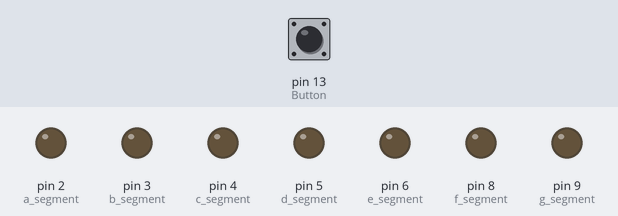
A sketch run on a simulated Arduino Uno, built with avr-gcc and run on an emulated ATmega328P. Shown: output pins drawn as LEDs (lit = HIGH). The test bench sets the inputs (shaded band); at power-on: pin 13 (Button) LOW. Random numbers use the default seed unless the sketch sets one.

Above: at 1.2 s.
1.3 s: pin 13 (Button) pulled HIGH for 0.15 s
At 2.4 s:
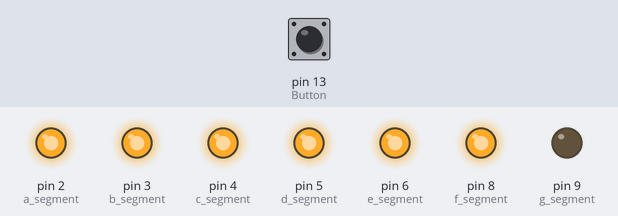
2.9 s: pin 13 (Button) pulled HIGH for 1 s
At 3.6 s:
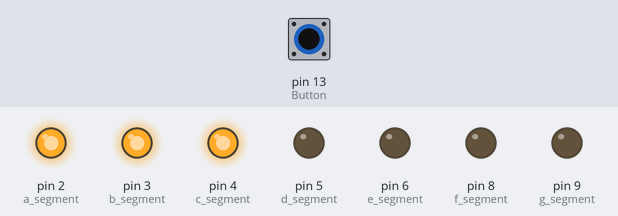
5.4 s: pin 13 (Button) pulled HIGH for 0.15 s
At 6.6 s:
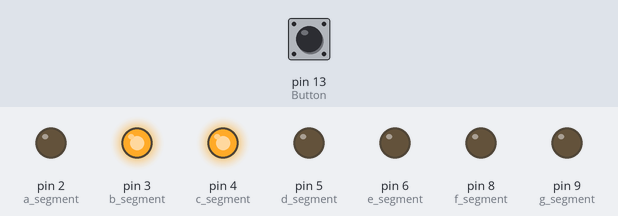
7.0 s: pin 13 (Button) pulled HIGH for 3.2 s
At 7.9 s:
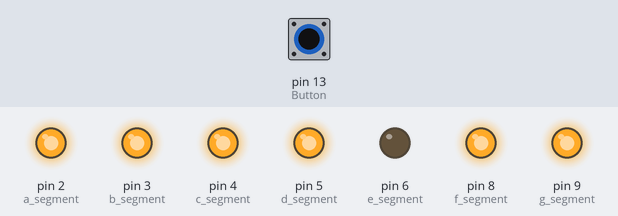
11.7 s: pin 13 (Button) pulled HIGH for 0.15 s
At 12.7 s:
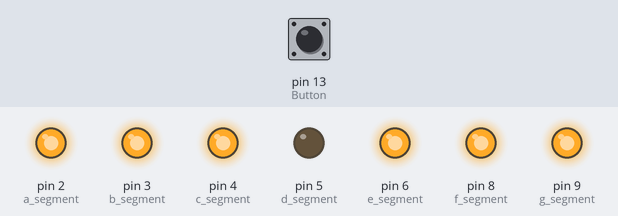
13.3 s: pin 13 (Button) pulled HIGH for 1 s
At 13.9 s:
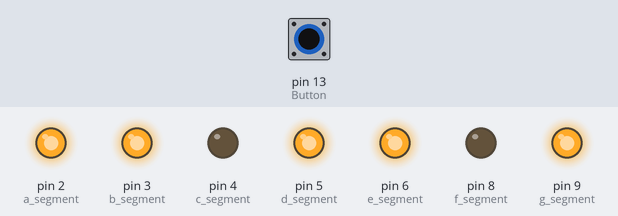
Timing chart, 0 to 16.3 s (numbered marks = the images above; inputs shaded):
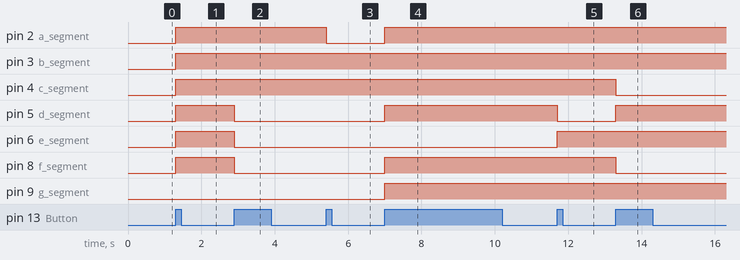

Measured:
- after the input at 1.3 s, pin 2 (a_segment), pin 3 (b_segment), pin 4 (c_segment), pin 5 (d_segment), pin 6 (e_segment), pin 8 (f_segment): LOW → HIGH at once
- after the input at 2.9 s, pin 5 (d_segment), pin 6 (e_segment), pin 8 (f_segment): HIGH → LOW at once
- after the input at 5.4 s, pin 2 (a_segment): HIGH → LOW at once
- after the input at 7.0 s, pin 2 (a_segment), pin 5 (d_segment), pin 8 (f_segment), pin 9 (g_segment): LOW → HIGH at once
- after the input at 11.7 s, pin 5 (d_segment): HIGH → LOW at once; pin 6 (e_segment): LOW → HIGH at once
- after the input at 13.3 s, pin 4 (c_segment), pin 8 (f_segment): HIGH → LOW at once; pin 5 (d_segment): LOW → HIGH at once

The sketch:

IHSAN_LAB2_EXP2_Code.ino
```cpp
int pushbutton = 0; //button control
int hexanumber=0;
void setup()
{
  pinMode(13, INPUT); //Button
  pinMode(2, OUTPUT); //a segment
  pinMode(3, OUTPUT); //b segment
  pinMode(4, OUTPUT); //c segment
  pinMode(5, OUTPUT); //d segment
  pinMode(6, OUTPUT); //e segment
  pinMode(8, OUTPUT); //f segment
  pinMode(9, OUTPUT); //g segment
}
void loop()
{
  //Second Experiment
    pushbutton = digitalRead(13);
  if (pushbutton == HIGH)
  {
    hexanumber=hexanumber%16; //The mode is taken sixteen.The remaining value is transferred to the function.
    segment_display(hexanumber);
    hexanumber=random(16);     //Random numbers are assigned to the variable and transferred to the function in a mode-taken manner.
  }
  while(pushbutton == HIGH){ //When the button is pressed, the control is performed to show the processes that progress one by one.
    pushbutton = digitalRead(13);
  }
  delay(50);
}
void segment_display(int hexa_numb){
//Looking at all if structures, it is based on which segments will burn or not burn in which case as common properties in 7segmentdisplay representations of hexadecimal numbers.
//The common feature here is to check the numbers in which segment, respectively, cannot be represented by this segment.

//when the first "if" is examined, segment A is opened because Position A is closed during the hexadecimal 7segmentdisplay representation of the numbers 1,4,11 and 13.
  if(hexa_numb!=1 && hexa_numb != 4 && hexa_numb != 11 && hexa_numb != 13)
  {
    digitalWrite(2, HIGH); //a segment high
  }
  else
  {
    digitalWrite(2, LOW);
  }
  if(hexa_numb!=5 && hexa_numb != 6 && hexa_numb != 11 && hexa_numb != 12 && hexa_numb != 14 && hexa_numb != 15)
  {
    digitalWrite(3, HIGH); //b segment high
  }
  else
  {
    digitalWrite(3, LOW);
  }
  if(hexa_numb != 2 && hexa_numb != 12 && hexa_numb != 14 && hexa_numb != 15)
  {
    digitalWrite(4, HIGH); //c segment high
  }
  else
  {
    digitalWrite(4, LOW);
  }
  if(hexa_numb != 1 && hexa_numb != 4 && hexa_numb != 7 && hexa_numb != 10 && hexa_numb != 15)
  {
    digitalWrite(5, HIGH); //d segment high
  }
  else
  {
    digitalWrite(5, LOW);
  }
  if(hexa_numb != 1 && hexa_numb != 3 && hexa_numb != 4 && hexa_numb != 5 && hexa_numb != 7 && hexa_numb != 9)
  {
    digitalWrite(6, HIGH); //e segment high
  }
  else
  {
    digitalWrite(6, LOW);
  }
  if(hexa_numb != 1 && hexa_numb != 2 && hexa_numb != 3 && hexa_numb != 7 && hexa_numb != 13)
  {
    digitalWrite(8, HIGH); //f segment high
  }
  else
  {
    digitalWrite(8, LOW);
  }
  if(hexa_numb != 0 && hexa_numb != 1 && hexa_numb != 7 && hexa_numb != 12)
  {
    digitalWrite(9, HIGH); //g segment high
  }
  else
  {
    digitalWrite(9, LOW);
  }
}
```
